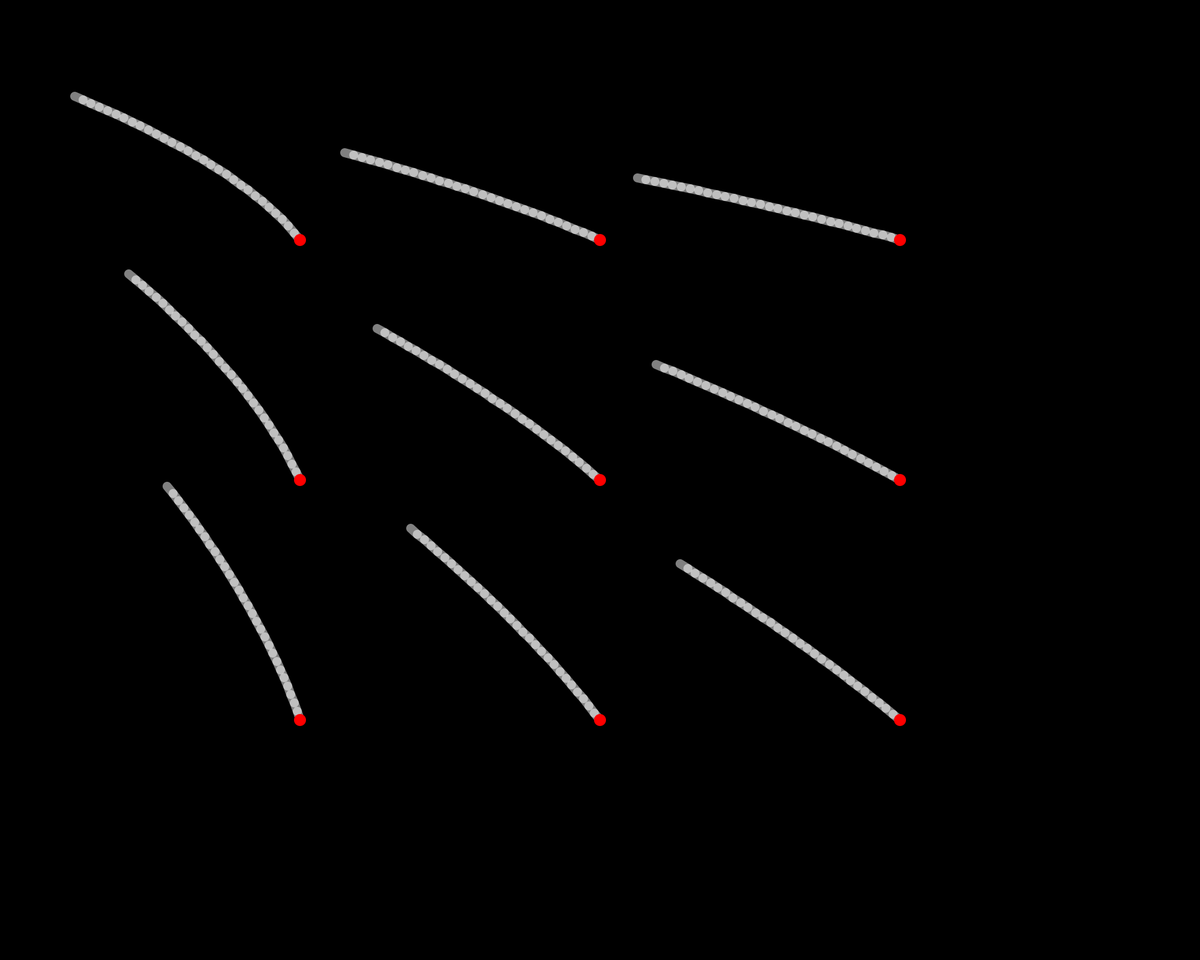
Frame 1 (no input)
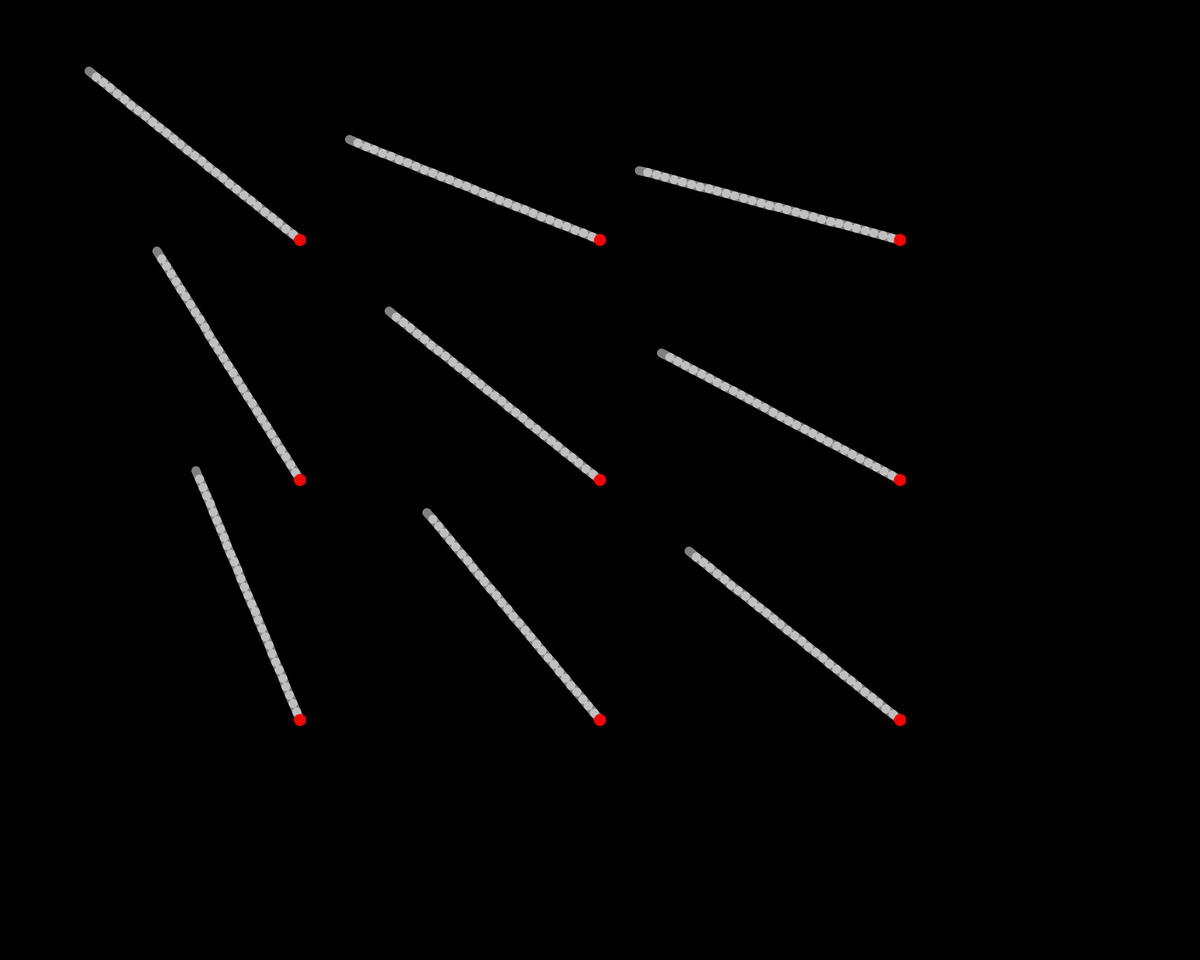
Frame 60 (the mouse pressed at the canvas centre just before this capture)
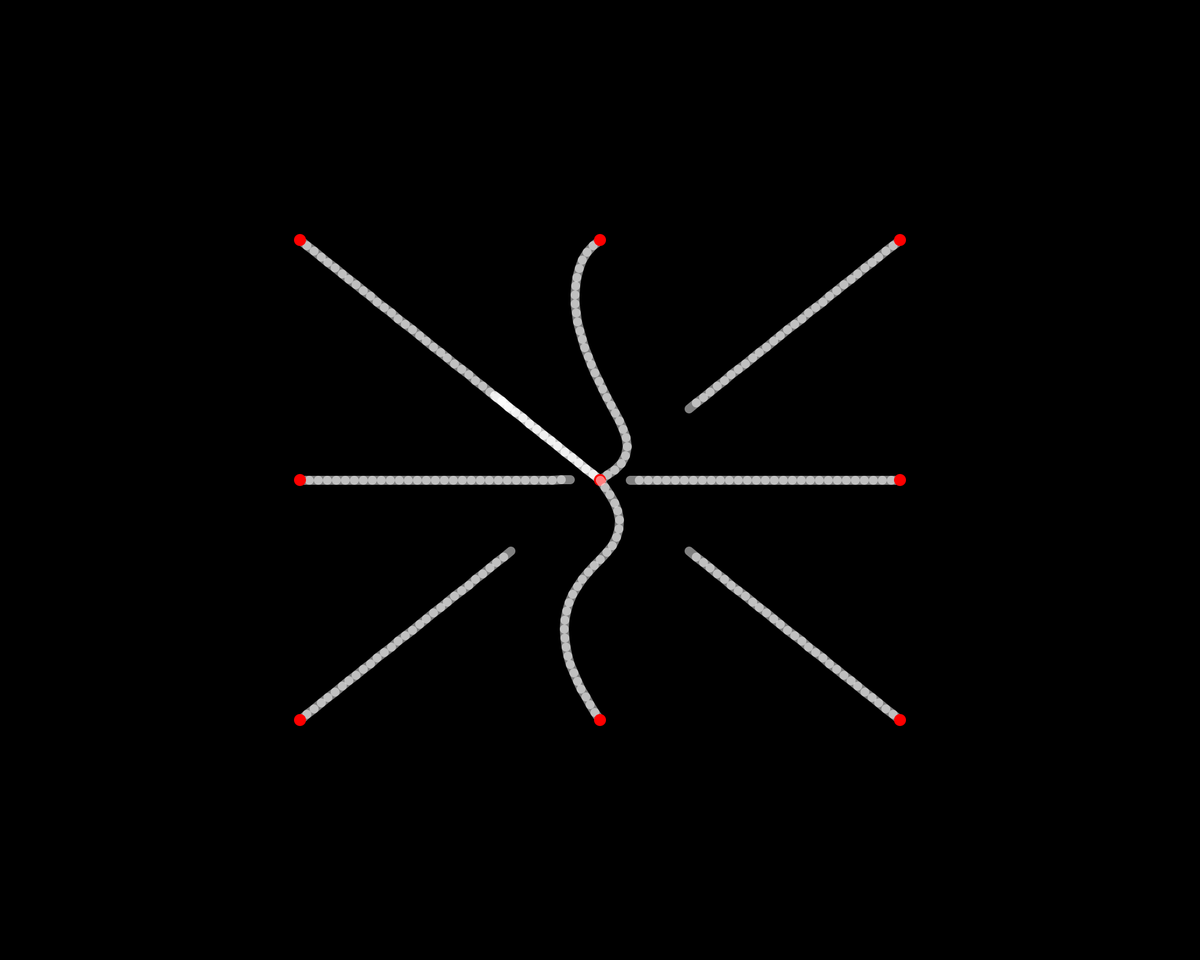
Frame 120 (the mouse held since frame 60 and released just before this capture)

The Processing sketch that drew these frames (run headless with seeded random() and noise(); from frame 60 on, the mouse is pressed at the canvas centre):

// Processing sketch: index
// ── index.pde
ArrayList<Tentacle> tl;
void setup() {
  size(2000, 1600);
  tl=new ArrayList<Tentacle>();
  int w=3,h=3;
  for (int i=0; i<w; i++) {
    for (int j=0; j<h; j++) {
      tl.add(new Tentacle(new PVector(width*((float)(i+1)/(w+1)), height*((float)(j+1)/(h+1))), 30));
    }
  }
}

void draw() {
  background(0);
  for (Tentacle t : tl) {
    t.update();
    t.draw();
  }
}

// ── Segment.pde
class Segment {
  float a;
  Segment s=null, e=null;
  PVector sp, ep;
  float len;
  Segment(float len) {
    this.a=0;
    this.len=len;
  }
  void follow() {
    this.follow(this.e.sp.x,this.e.sp.y);
  }
  void follow(float x, float y) {
    PVector d=new PVector (x-this.sp.x, y-this.sp.y);
    this.a=atan2(y-this.sp.y, x-this.sp.x);
    d.setMag(this.len);
    d.mult(-1);
    this.sp=new PVector(x+d.x, y+d.y);
  }
  void calc_ep() {
    this.ep=new PVector(this.len*cos(this.a)+this.sp.x, this.len*sin(this.a)+this.sp.y);
  }
  void draw() {
    noFill();
    stroke(255,128);
    strokeWeight(15);
    line(this.sp.x, this.sp.y, this.ep.x, this.ep.y);
  }
}

// ── Tentacle.pde
class Tentacle {
  ArrayList<Segment> sl;
  PVector s;
  Tentacle(PVector s, int sn) {
    this.s=s;
    this.gen(sn);
  }
  void gen(int sn) {
    this.sl=new ArrayList<Segment>();
    for (int i=0; i<sn; i++) {
      this.sl.add(new Segment(15));
    }
    int i=0;
    for (Segment s : this.sl) {
      if (i>0) {
        s.s=this.sl.get(i-1);
      } else {
        s.sp=this.s;
      }
      if (i<this.sl.size()-1) {
        s.e=this.sl.get(i+1);
      }
      i++;
    }
    for (Segment s : this.sl) {
      if (s.s!=null) {
        s.sp=s.s.ep.copy();
      }
      s.calc_ep();
    }
  }
  void update() {
    for (int i=this.sl.size()-1; i>=0; i--) {
      Segment s=this.sl.get(i);
      if (i==this.sl.size()-1) {
        s.follow(mouseX, mouseY);
      } else {
        s.follow();
      }
    }
    for (int i=0; i<this.sl.size(); i++) {
      Segment s=this.sl.get(i);
      if (i==0) {
        s.sp=this.s.copy();
      } else {
        s.sp=s.s.ep.copy();
      }
      s.calc_ep();
    }
  }
  void draw() {
    for (Segment s : this.sl) {
      s.draw();
    }
    fill(255, 0, 0);
    noStroke();
    circle(this.s.x, this.s.y, 20);
  }
}
